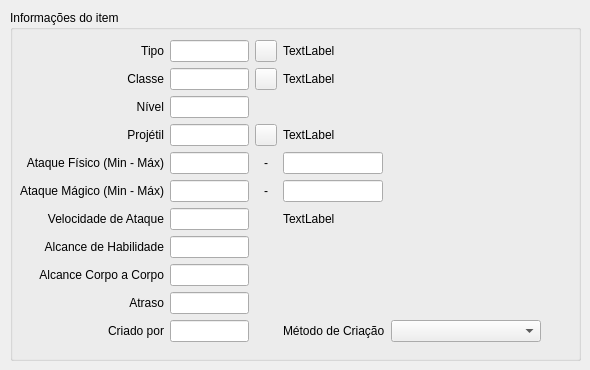
   <widget class="QWidget" name="page_2">
    <widget class="QGroupBox" name="groupBox_2">
     <property name="geometry">
      <rect>
       <x>10</x>
       <y>10</y>
       <width>571</width>
       <height>351</height>
      </rect>
     </property>
     <property name="title">
      <string>Informações do item</string>
     </property>
     <widget class="QWidget" name="gridLayoutWidget">
      <property name="geometry">
       <rect>
        <x>10</x>
        <y>30</y>
        <width>521</width>
        <height>306</height>
       </rect>
      </property>
      <layout class="QGridLayout" name="gridLayout">
       <item row="1" column="2">
        <widget class="QPushButton" name="btn_class">
         <property name="maximumSize">
          <size>
           <width>22</width>
           <height>22</height>
          </size>
         </property>
         <property name="text">
          <string/>
         </property>
         <property name="icon">
          <iconset resource="icons.qrc">
           <normaloff>:/Icons/edit.png</normaloff>:/Icons/edit.png</iconset>
         </property>
        </widget>
       </item>
       <item row="0" column="0">
        <widget class="QLabel" name="label_9">
         <property name="text">
          <string>Tipo</string>
         </property>
         <property name="alignment">
          <set>Qt::AlignRight|Qt::AlignTrailing|Qt::AlignVCenter</set>
         </property>
        </widget>
       </item>
       <item row="0" column="3">
        <widget class="QLabel" name="txt_type_label">
         <property name="text">
          <string>TextLabel</string>
         </property>
        </widget>
       </item>
       <item row="7" column="1">
        <widget class="QLineEdit" name="txt_atkrange">
         <property name="maximumSize">
          <size>
           <width>100</width>
           <height>16777215</height>
          </size>
         </property>
        </widget>
       </item>
       <item row="7" column="0">
        <widget class="QLabel" name="label_18">
         <property name="text">
          <string>Alcance de Habilidade</string>
         </property>
         <property name="alignment">
          <set>Qt::AlignRight|Qt::AlignTrailing|Qt::AlignVCenter</set>
         </property>
        </widget>
       </item>
       <item row="3" column="1">
        <widget class="QLineEdit" name="txt_projectile">
         <property name="maximumSize">
          <size>
           <width>100</width>
           <height>16777215</height>
          </size>
         </property>
        </widget>
       </item>
       <item row="9" column="1">
        <widget class="QLineEdit" name="txt_delay">
         <property name="maximumSize">
          <size>
           <width>100</width>
           <height>16777215</height>
          </size>
         </property>
        </widget>
       </item>
       <item row="3" column="0">
        <widget class="QLabel" name="label_12">
         <property name="text">
          <string>Projétil</string>
         </property>
         <property name="alignment">
          <set>Qt::AlignRight|Qt::AlignTrailing|Qt::AlignVCenter</set>
         </property>
        </widget>
       </item>
       <item row="3" column="3">
        <widget class="QLabel" name="txt_projectile_label">
         <property name="text">
          <string>TextLabel</string>
         </property>
        </widget>
       </item>
       <item row="3" column="2">
        <widget class="QPushButton" name="btn_projectile">
         <property name="maximumSize">
          <size>
           <width>22</width>
           <height>22</height>
          </size>
         </property>
         <property name="text">
          <string/>
         </property>
         <property name="icon">
          <iconset resource="icons.qrc">
           <normaloff>:/Icons/edit.png</normaloff>:/Icons/edit.png</iconset>
         </property>
        </widget>
       </item>
       <item row="10" column="0">
        <widget class="QLabel" name="label_21">
         <property name="text">
          <string>Criado por</string>
         </property>
         <property name="alignment">
          <set>Qt::AlignRight|Qt::AlignTrailing|Qt::AlignVCenter</set>
         </property>
        </widget>
       </item>
       <item row="0" column="2">
        <widget class="QPushButton" name="btn_type">
         <property name="maximumSize">
          <size>
           <width>22</width>
           <height>22</height>
          </size>
         </property>
         <property name="text">
          <string/>
         </property>
         <property name="icon">
          <iconset resource="icons.qrc">
           <normaloff>:/Icons/edit.png</normaloff>:/Icons/edit.png</iconset>
         </property>
        </widget>
       </item>
       <item row="1" column="0">
        <widget class="QLabel" name="label_10">
         <property name="text">
          <string>Classe</string>
         </property>
         <property name="alignment">
          <set>Qt::AlignRight|Qt::AlignTrailing|Qt::AlignVCenter</set>
         </property>
        </widget>
       </item>
       <item row="6" column="0">
        <widget class="QLabel" name="label_15">
         <property name="text">
          <string>Velocidade de Ataque</string>
         </property>
         <property name="alignment">
          <set>Qt::AlignRight|Qt::AlignTrailing|Qt::AlignVCenter</set>
         </property>
        </widget>
       </item>
       <item row="5" column="2">
        <widget class="QLabel" name="label_20">
         <property name="text">
          <string>-</string>
         </property>
         <property name="alignment">
          <set>Qt::AlignCenter</set>
         </property>
        </widget>
       </item>
       <item row="10" column="1">
        <widget class="QLineEdit" name="txt_made_by">
         <property name="maximumSize">
          <size>
           <width>100</width>
           <height>16777215</height>
          </size>
         </property>
        </widget>
       </item>
       <item row="4" column="2">
        <widget class="QLabel" name="label_16">
         <property name="text">
          <string>-</string>
         </property>
         <property name="alignment">
          <set>Qt::AlignCenter</set>
         </property>
        </widget>
       </item>
       <item row="5" column="0">
        <widget class="QLabel" name="label_14">
         <property name="text">
          <string>Ataque Mágico (Min - Máx)</string>
         </property>
         <property name="alignment">
          <set>Qt::AlignRight|Qt::AlignTrailing|Qt::AlignVCenter</set>
         </property>
        </widget>
       </item>
       <item row="8" column="0">
        <widget class="QLabel" name="label_19">
         <property name="text">
          <string>Alcance Corpo a Corpo</string>
         </property>
         <property name="alignment">
          <set>Qt::AlignRight|Qt::AlignTrailing|Qt::AlignVCenter</set>
         </property>
        </widget>
       </item>
       <item row="0" column="1">
        <widget class="QLineEdit" name="txt_type">
         <property name="maximumSize">
          <size>
           <width>100</width>
           <height>16777215</height>
          </size>
         </property>
        </widget>
       </item>
       <item row="4" column="3">
        <widget class="QLineEdit" name="txt_fdamagemax">
         <property name="maximumSize">
          <size>
           <width>100</width>
           <height>16777215</height>
          </size>
         </property>
        </widget>
       </item>
       <item row="4" column="0">
        <widget class="QLabel" name="label_13">
         <property name="text">
          <string>Ataque Físico (Min - Máx)</string>
         </property>
         <property name="alignment">
          <set>Qt::AlignRight|Qt::AlignTrailing|Qt::AlignVCenter</set>
         </property>
        </widget>
       </item>
       <item row="2" column="0">
        <widget class="QLabel" name="label_11">
         <property name="text">
          <string>Nível</string>
         </property>
         <property name="alignment">
          <set>Qt::AlignRight|Qt::AlignTrailing|Qt::AlignVCenter</set>
         </property>
        </widget>
       </item>
       <item row="5" column="1">
        <widget class="QLineEdit" name="txt_mdamage">
         <property name="maximumSize">
          <size>
           <width>100</width>
           <height>16777215</height>
          </size>
         </property>
        </widget>
       </item>
       <item row="1" column="3">
        <widget class="QLabel" name="txt_class_label">
         <property name="text">
          <string>TextLabel</string>
         </property>
        </widget>
       </item>
       <item row="9" column="0">
        <widget class="QLabel" name="label_17">
         <property name="text">
          <string>Atraso</string>
         </property>
         <property name="alignment">
          <set>Qt::AlignRight|Qt::AlignTrailing|Qt::AlignVCenter</set>
         </property>
        </widget>
       </item>
       <item row="5" column="3">
        <widget class="QLineEdit" name="txt_mdamagemax">
         <property name="maximumSize">
          <size>
           <width>100</width>
           <height>16777215</height>
          </size>
         </property>
        </widget>
       </item>
       <item row="6" column="3">
        <widget class="QLabel" name="txt_atkspeed_label">
         <property name="text">
          <string>TextLabel</string>
         </property>
        </widget>
       </item>
       <item row="6" column="1">
        <widget class="QLineEdit" name="txt_atkspeed">
         <property name="maximumSize">
          <size>
           <width>100</width>
           <height>16777215</height>
          </size>
         </property>
        </widget>
       </item>
       <item row="4" column="1">
        <widget class="QLineEdit" name="txt_fdamage">
         <property name="maximumSize">
          <size>
           <width>100</width>
           <height>16777215</height>
          </size>
         </property>
        </widget>
       </item>
       <item row="1" column="1">
        <widget class="QLineEdit" name="txt_class">
         <property name="maximumSize">
          <size>
           <width>100</width>
           <height>16777215</height>
          </size>
         </property>
        </widget>
       </item>
       <item row="8" column="1">
        <widget class="QLineEdit" name="txt_atkshortrange">
         <property name="maximumSize">
          <size>
           <width>100</width>
           <height>16777215</height>
          </size>
         </property>
        </widget>
       </item>
       <item row="2" column="1">
        <widget class="QLineEdit" name="txt_level">
         <property name="maximumSize">
          <size>
           <width>100</width>
           <height>16777215</height>
          </size>
         </property>
        </widget>
       </item>
       <item row="10" column="3">
        <layout class="QHBoxLayout" name="horizontalLayout_2">
         <item>
          <widget class="QLabel" name="label_22">
           <property name="text">
            <string>Método de Criação</string>
           </property>
          </widget>
         </item>
         <item>
          <widget class="QComboBox" name="comboBox">
           <property name="minimumSize">
            <size>
             <width>150</width>
             <height>0</height>
            </size>
           </property>
           <item>
            <property name="text">
             <string/>
            </property>
           </item>
           <item>
            <property name="text">
             <string>Criado</string>
            </property>
           </item>
           <item>
            <property name="text">
             <string>Dropado</string>
            </property>
           </item>
           <item>
            <property name="text">
             <string>Comprado</string>
            </property>
           </item>
           <item>
            <property name="text">
             <string>Produzido</string>
            </property>
           </item>
           <item>
            <property name="text">
             <string>Assinado</string>
            </property>
           </item>
          </widget>
         </item>
        </layout>
       </item>
      </layout>
     </widget>
    </widget>
   </widget>
